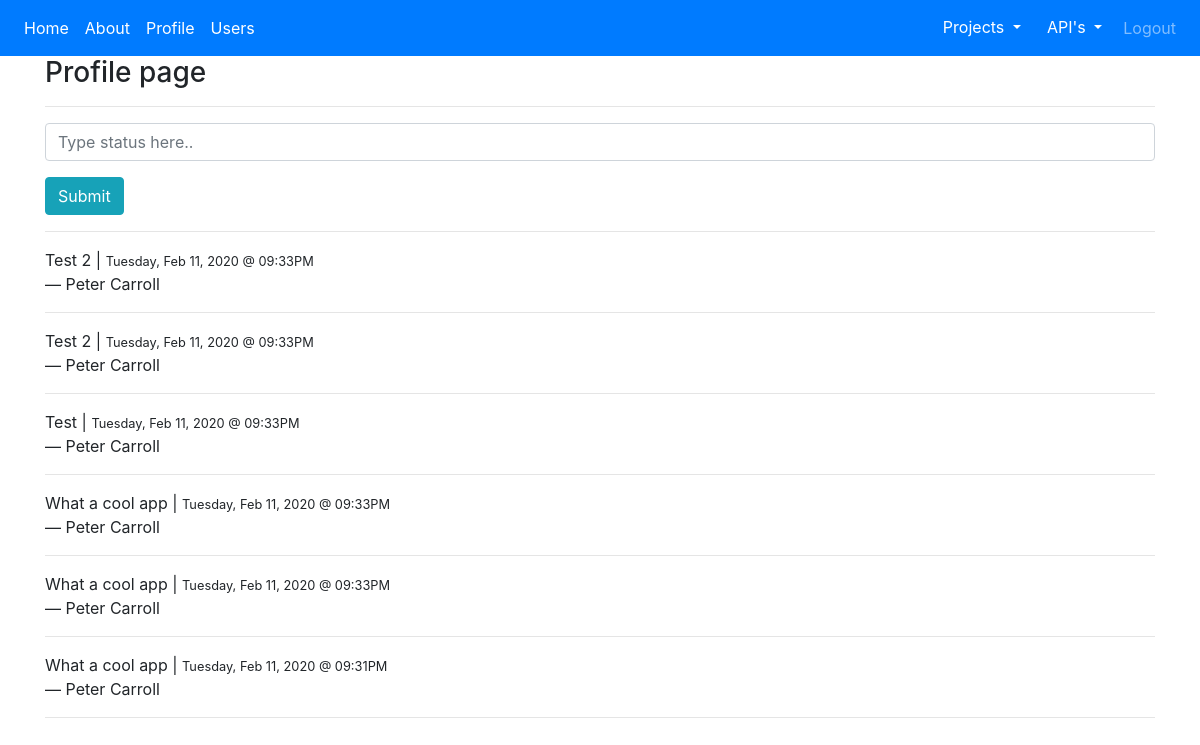
Page /account/profile/10 (signed in) on the committed database.
### app/models.py (models this page shows, shortened)
class Post(db.Model):
    id = db.Column(db.Integer, primary_key=True)
    body = db.Column(db.Text)
    timestamp = db.Column(db.DateTime, index=True, default=datetime.utcnow)
    user_id = db.Column(db.Integer, db.ForeignKey('user.id'))

class User(db.Model,UserMixin):
    id = db.Column(db.Integer, primary_key=True)
    name = db.Column(db.String(40), nullable=False)
    email = db.Column(db.String(50), nullable=False, unique=True)
    password = db.Column(db.String(180), nullable=False)
    created_on = db.Column(db.DateTime, nullable=False,
                           default=datetime.utcnow)
    posts = db.relationship('Post',backref='author', lazy='dynamic')
    def __str__(self):
        return self.name

### app/blueprints/account/routes.py (the view)
@account.route('/profile/<int:id>',methods=['GET','POST'])
@login_required
def profile(id):
    form = BlogForm()
    if form.validate_on_submit():
        p = Post(body=form.body.data, user_id=current_user.id)
        db.session.add(p)
        db.session.commit()
        flash("Post added succesfully!", 'success')
        return redirect(url_for('main.index'))
    context = {
        'form':form,
        'posts': Post.query.filter_by(user_id=id).order_by(Post.timestamp.desc()).all()
    }
    return render_template('profile.html', **context)

### app/blueprints/account/forms.py
class BlogForm(FlaskForm):
    body = StringField(validators=[DataRequired()])
    submit = SubmitField(label="Submit")

### app/models.py (called while the page is built)
@login.user_loader
def get_user(id):
    return User.query.get(int(id))

### app/templates/profile.html (shortened to what this page needs)
{% extends 'layout.html' %}
{% block content %}
  <h3>Profile page</h3>
  <hr/>
  <form action="/account/profile/{{current_user.id}}" method="POST">
    <div class="form-group">
      {{ form.body(class="form-control", placeholder="Type status here..")}}
    </div>
    <div class="form-group">
        {{ form.submit(class="btn btn-info") }}
    </div>
  </form>
  <hr/>
  {% if posts%}
  {% for p in posts%}
    <p>
      {{ p.body }} | <small>{{  p.timestamp.strftime('%A, %b %d, %Y @ %I:%M%p ') }}</small><br/>
    &mdash; {{ p.author }}
    </p>
    <hr/>
  {% endfor %}
  {% else %}
    <p>You have no posts... Make some!</p>
  {% endif %}
{% endblock %}

### rows in the picture
Post: body "Test 2", timestamp "Tuesday, Feb 11, 2020 @ 09:33PM", author "Peter Carroll"
Post: body "Test 2", timestamp "Tuesday, Feb 11, 2020 @ 09:33PM", author "Peter Carroll"
Post: body "Test", timestamp "Tuesday, Feb 11, 2020 @ 09:33PM", author "Peter Carroll"
Post: body "What a cool app", timestamp "Tuesday, Feb 11, 2020 @ 09:33PM", author "Peter Carroll"
Post: body "What a cool app", timestamp "Tuesday, Feb 11, 2020 @ 09:33PM", author "Peter Carroll"
Post: body "What a cool app", timestamp "Tuesday, Feb 11, 2020 @ 09:31PM", author "Peter Carroll"
